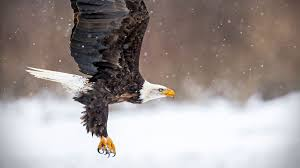
#> input picture Images/baldeagle.jpg, 300 x 168 px
$ python masking.py --image Images/baldeagle.jpg
#> lines starting #> are read from the running program, lines starting #| are printed output that depends on the picture; after the words box and inside, x2 and y2 are one past the last pixel; in counts of white or black regions, pixels touching at a corner belong together
import numpy as np
import cv2
import argparse

ap = argparse.ArgumentParser()
ap.add_argument("-1", "--image", required = True, help = "input image path")
args = vars(ap.parse_args())

image = cv2.imread(args["image"])
#> image is the input picture: shape (168, 300, 3); mean B, G, R 149.8, 151.9, 160.8
cv2.imshow("original", image)
cv2.waitKey(0)


mask = np.zeros(image.shape[:2], dtype = "uint8")
cX, cY = image.shape[1] // 2, image.shape[0] // 2
#> cX = 150; cY = 84
cv2.rectangle(mask,(cX - 75, cY - 75),(cX + 75, cY + 75), 255, -1)
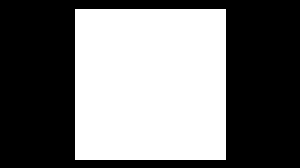
#> mask: shape (168, 300); 45.2% white; 1 white region, box (x1, y1, x2, y2) and area: (75, 9, 226, 160) 22801
cv2.imshow("mask", mask)
cv2.waitKey(0)

masked = cv2.bitwise_and(image, image, mask = mask)
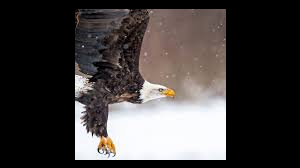
#> masked: shape (168, 300, 3); mean B, G, R 63.5, 64.4, 68.4
cv2.imshow("masked", masked)
cv2.waitKey(0)
